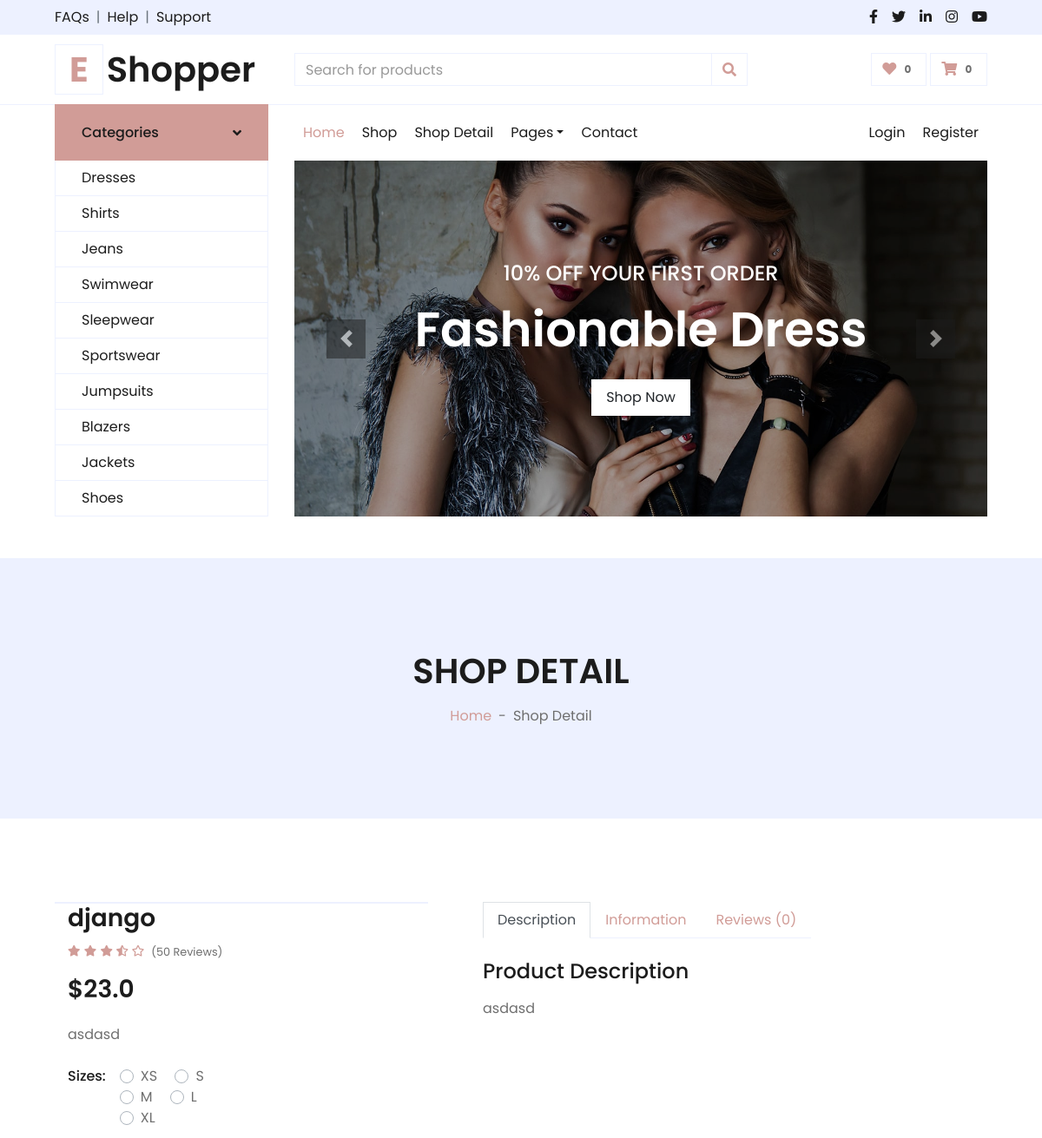
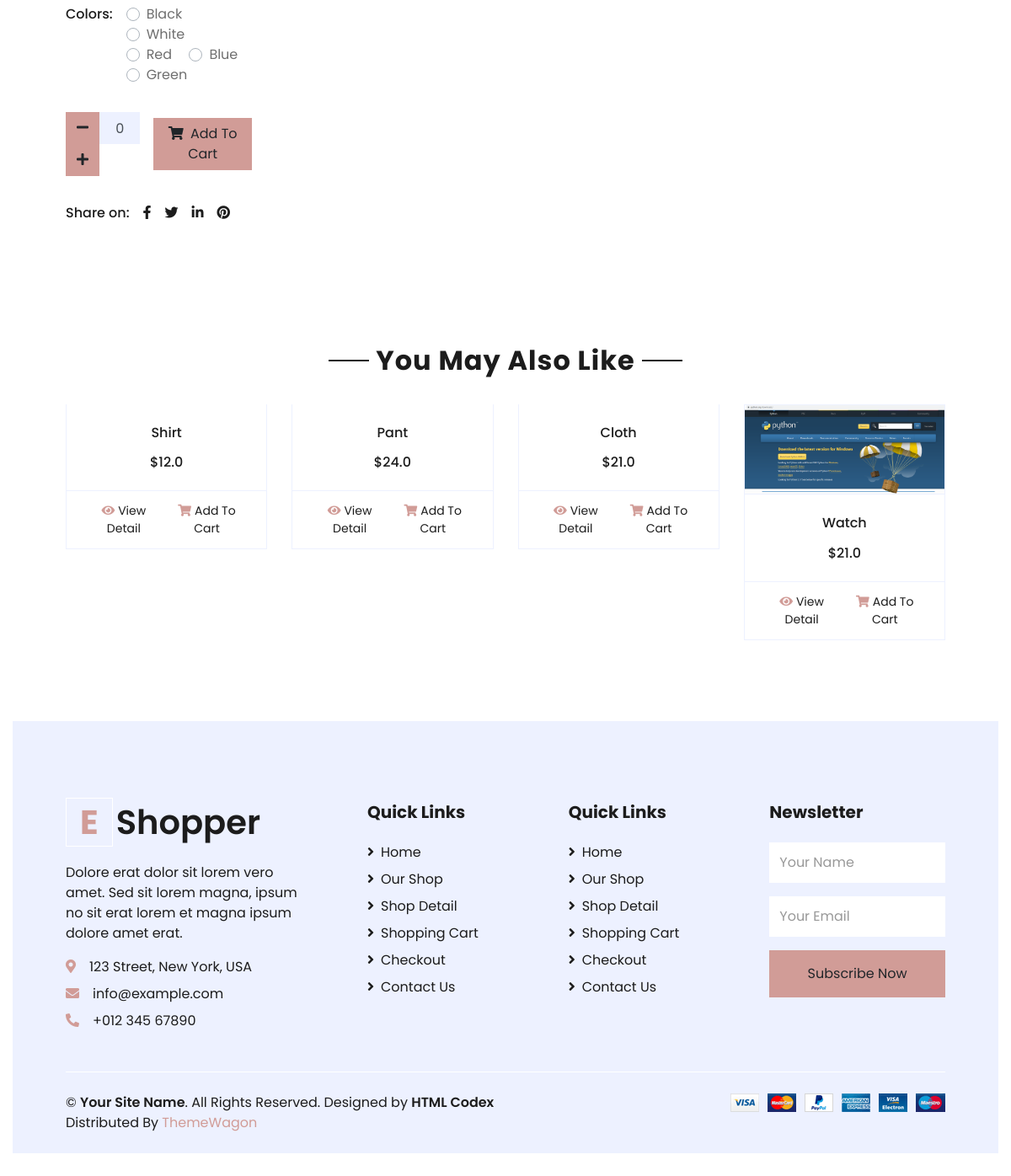
The page /products/detail/django0d27a45a7d50/ on the database its author committed (2 pictures, top to bottom).
### product/models.py (models this page shows, shortened)
class Product(models.Model):
    PRODUCT_CATEGORY = (
        ("dress", "dress"),
        ("bag", "bag"),
        ("shirt", "shirt"),
        ("cloth", "cloth"),
        ("jacket", "jacket"),
    )
    name = models.CharField(max_length=500)
    description = models.TextField()
    price = models.FloatField()
    slug = models.SlugField(unique=True)
    tags = models.ManyToManyField("Tag")
    files = models.FileField(upload_to="documents", null=True, blank=True)
    category = models.CharField(max_length=100, choices=PRODUCT_CATEGORY)
    image = models.ImageField(upload_to="products", null=True, blank=True)
    timestamp = models.DateTimeField(auto_now_add=True)
    last_updated = models.DateTimeField(auto_now=True)
    def __str__(self):
        return self.name

### product/views.py (the view, shortened to what this page needs)
# urls.py: path("products/detail/<product_slug>/", views.ProductDetailPage.as_view(), name="product_detail"),
class ProductDetailPage(DetailView, LoginRequiredMixin):
    context_object_name = "product"
    template_name = "product/product_detail.html"
    lookup_url_kwarg = "product_slug"
    def get_object(self):
        return self.get_product()
    def get_filtered_qs(self, slug):
        qs = Product.objects.filter(slug=slug)
        if not qs.exists():
            raise Http404
        self.queryset = qs
        return qs
    def get_product(self):
        slug = self.kwargs.get(self.lookup_url_kwarg)
        product = self.get_filtered_qs(slug).get()
        self.object = product
        return product
    def product_in_user_order_item(self, product):
        user = self.request.user
        if not user.is_authenticated:
            return 0
    def get_context_data(self, **kwargs):
        context = super().get_context_data(**kwargs)
        product = self.object
        tags = product.tags.all()
        product_qs = Product.objects.none()  # []
        for tag in tags:
            products = tag.product_set.all()
            print("Tag Products ", products)
            product_qs |= products  # append\
        if not product_qs.exists():
            main_qs = Product.objects.all()[:4]
        print(main_qs)
        context["similar_products"] = main_qs
        context["product_counter"] = self.product_in_user_order_item(product)
        return context

### product/templatetags/product_tags.py (called while the page is built, shortened)
def order_items_of_user(user_obj):
    if not user_obj.is_authenticated:
        return 0

### Templates/product/product_detail.html (shortened to what this page needs)
{% extends "Components/base.html" %}
{% block content %}
    <div class="container-fluid bg-secondary mb-5">
        <div class="d-flex flex-column align-items-center justify-content-center" style="min-height: 300px">
            <h1 class="font-weight-semi-bold text-uppercase mb-3">Shop Detail</h1>
            <div class="d-inline-flex">
                <p class="m-0"><a href="">Home</a></p>
                <p class="m-0 px-2">-</p>
                <p class="m-0">Shop Detail</p>
            </div>
        </div>
    </div>
    <div class="container-fluid py-5">
        <div class="row px-xl-5">
            <div class="col-lg-5 pb-5">
                <div id="product-carousel" class="carousel slide" data-ride="carousel">
                    <div class="carousel-inner border">
                    <a class="carousel-control-prev" href="#product-carousel" data-slide="prev">
                        <i class="fa fa-2x fa-angle-left text-dark"></i>
                    </a>
                    <a class="carousel-control-next" href="#product-carousel" data-slide="next">
                        <i class="fa fa-2x fa-angle-right text-dark"></i>
                    </a>
                </div>
            </div>
            <div class="col-lg-7 pb-5">
                <h3 class="font-weight-semi-bold">{{ product.name }}</h3>
                <div class="d-flex mb-3">
                    <div class="text-primary mr-2">
                        <small class="fas fa-star"></small>
                        <small class="fas fa-star"></small>
                        <small class="fas fa-star"></small>
                        <small class="fas fa-star-half-alt"></small>
                        <small class="far fa-star"></small>
                    </div>
                    <small class="pt-1">(50 Reviews)</small>
                </div>
                <h3 class="font-weight-semi-bold mb-4">${{ product.price }}</h3>
                <p class="mb-4">{{ product.description }}</p>
                <div class="d-flex mb-3">
                    <p class="text-dark font-weight-medium mb-0 mr-3">Sizes:</p>
                    <form>
                        <div class="custom-control custom-radio custom-control-inline">
                            <label class="custom-control-label" for="size-1">XS</label>
                        </div>
                        <div class="custom-control custom-radio custom-control-inline">
                            <label class="custom-control-label" for="size-2">S</label>
                        </div>
                        <div class="custom-control custom-radio custom-control-inline">
                            <label class="custom-control-label" for="size-3">M</label>
                        </div>
                        <div class="custom-control custom-radio custom-control-inline">
                            <label class="custom-control-label" for="size-4">L</label>
                        </div>
                        <div class="custom-control custom-radio custom-control-inline">
                            <label class="custom-control-label" for="size-5">XL</label>
                        </div>
                    </form>
                </div>
                <div class="d-flex mb-4">
                    <p class="text-dark font-weight-medium mb-0 mr-3">Colors:</p>
                    <form>
                        <div class="custom-control custom-radio custom-control-inline">
                            <label class="custom-control-label" for="color-1">Black</label>
                        </div>
                        <div class="custom-control custom-radio custom-control-inline">
                            <label class="custom-control-label" for="color-2">White</label>
                        </div>
                        <div class="custom-control custom-radio custom-control-inline">
                            <label class="custom-control-label" for="color-3">Red</label>
                        </div>
                        <div class="custom-control custom-radio custom-control-inline">
                            <label class="custom-control-label" for="color-4">Blue</label>
                        </div>
                        <div class="custom-control custom-radio custom-control-inline">
                            <label class="custom-control-label" for="color-5">Green</label>
                        </div>
                    </form>
                </div>
                <div class="d-flex align-items-center mb-4 pt-2">
                    <div class="input-group quantity mr-3" style="width: 130px;">
                        <div class="input-group-btn">
                            <button class="btn btn-primary btn-minus" >
                            <i class="fa fa-minus"></i>
                            </button>
                        </div>
                        <input type="text" class="form-control bg-secondary text-center" id="cart-input"
                            value="{{ product_counter }}">
                        <div class="input-group-btn">
                            <button class="btn btn-primary btn-plus">
                                <i class="fa fa-plus"></i>
                            </button>
                        </div>
                    </div>
                    <a class="btn btn-primary px-3" id="add-item" data-product="{{ product.slug }}">
                        <i class="fa fa-shopping-cart mr-1"></i> Add To Cart
                    </a>
                </div>
                <div class="d-flex pt-2">
                    <p class="text-dark font-weight-medium mb-0 mr-2">Share on:</p>
                    <div class="d-inline-flex">
                        <a class="text-dark px-2" href="">
                            <i class="fab fa-facebook-f"></i>
                        </a>
                        <a class="text-dark px-2" href="">
                            <i class="fab fa-twitter"></i>
                        </a>
                        <a class="text-dark px-2" href="">
                            <i class="fab fa-linkedin-in"></i>
                        </a>
                        <a class="text-dark px-2" href="">
                            <i class="fab fa-pinterest"></i>
                        </a>
                    </div>
                </div>
            </div>
        </div>
        <div class="row px-xl-5">
            <div class="col">
                <div class="nav nav-tabs justify-content-center border-secondary mb-4">
                    <a class="nav-item nav-link active" data-toggle="tab" href="#tab-pane-1">Description</a>
                    <a class="nav-item nav-link" data-toggle="tab" href="#tab-pane-2">Information</a>
                    <a class="nav-item nav-link" data-toggle="tab" href="#tab-pane-3">Reviews (0)</a>
                </div>
                <div class="tab-content">
                    <div class="tab-pane fade show active" id="tab-pane-1">
                        <h4 class="mb-3">Product Description</h4>
                        <p>{{ product.description }}</p>
                    </div>
                </div>
            </div>
        </div>
    </div>
    <div class="container-fluid py-5">
        <div class="text-center mb-4">
            <h2 class="section-title px-5"><span class="px-2">You May Also Like</span></h2>
        </div>
        <div class="row px-xl-5">
            <div class="col">
                <div class="owl-carousel related-carousel">
                    {% for product in similar_products %}
                        <div class="card product-item border-0">
                            {% if product.image %}
                                <div class="card-header product-img position-relative overflow-hidden bg-transparent border p-0">
                                    <img class="img-fluid w-100" src="{{ product.image.url }}" alt="">
                                </div>
                            {% endif %}
                            <div class="card-body border-left border-right text-center p-0 pt-4 pb-3">
                                <h6 class="text-truncate mb-3">{{  product.name }}</h6>
                                <div class="d-flex justify-content-center">
                                    <h6>${{  product.price }}</h6>
                                </div>
                            </div>
                            <div class="card-footer d-flex justify-content-between bg-light border">
                                <a href="" class="btn btn-sm text-dark p-0"><i class="fas fa-eye text-primary mr-1"></i>View Detail</a>
                                <a href="" class="btn btn-sm text-dark p-0"><i class="fas fa-shopping-cart text-primary mr-1"></i>Add To Cart</a>
                            </div>
                        </div>
                    {% endfor %}
                </div>
            </div>
        </div>
    </div>
{% endblock content %}

### rows shown on the page
Product: name "django", price "23.0", description "asdasd"
Product: name "Shirt", price "12.0"
Product: name "Pant", price "24.0"
Product: name "Cloth", price "21.0"
Product: image (picture), name "Watch", price "21.0"

### other values the page prints
{{ request.user | order_items_of_user }} "0"
